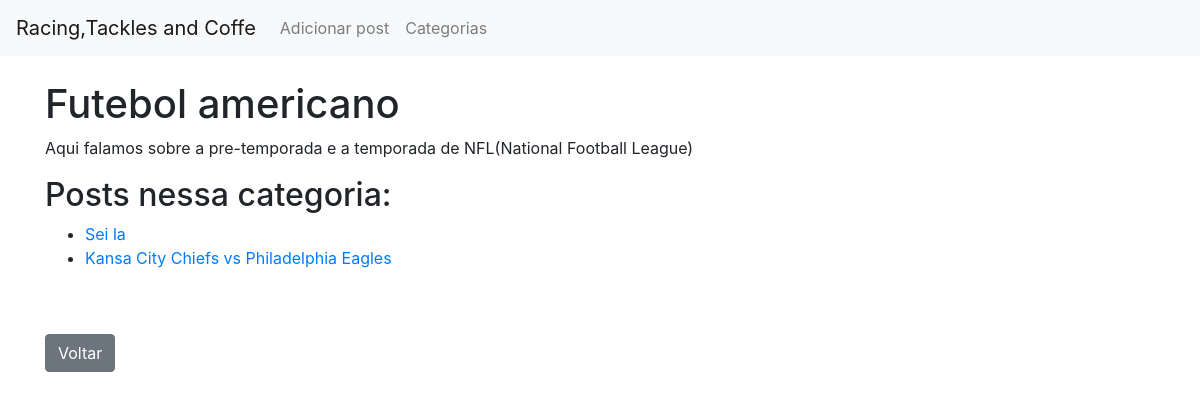
The app's page /categories/2/, older data.
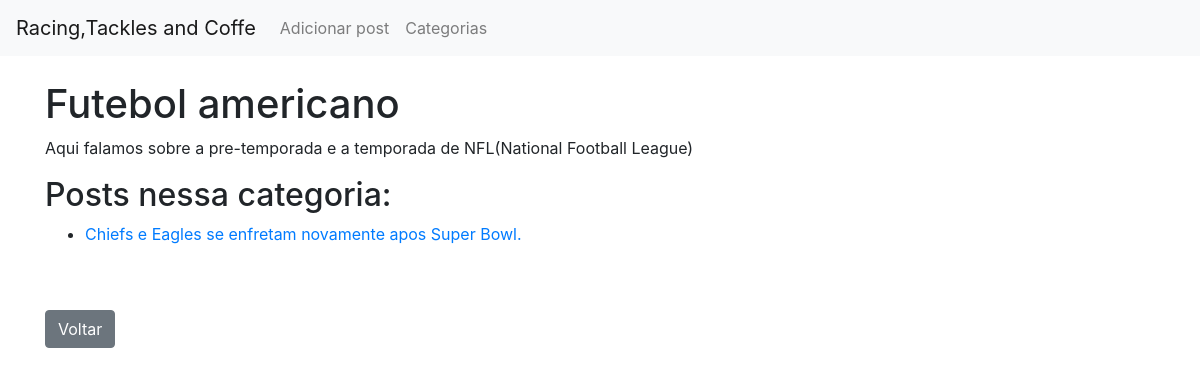
The same page, newer data.
### oblog/models.py (models this page shows, shortened)
class Post(models.Model):
    titulo = models.CharField(max_length=255)
    titulo_url = models.CharField(max_length=255,default="post")
    imagem = models.ImageField(null=True,blank=True,upload_to="images/")
    autor = models.ForeignKey(User , on_delete=models.CASCADE)
    corpo = models.TextField()
    data_publicada = models.DateField(auto_now_add=True)
    categorias = models.ManyToManyField(Category)

### oblog/views.py (the view)
# urls.py: path('categories/<int:pk>/', CategoryDetail.as_view(), name='categoria'),
class CategoryDetail(DetailView):
    model = Category
    template_name = 'categoria.html'
    context_object_name = 'category'
    def get_context_data(self, **kwargs):
        context = super().get_context_data(**kwargs)
        category = self.get_object()
        context['posts'] = category.post_set.all()
        return context

### oblog/templates/categoria.html (shortened to what this page needs)
{% extends 'base.html' %}
{% block content %}
    <h1>{{ category.nome }}</h1>
    <p>{{ category.descricao }}</p>
    <h2>Posts nessa categoria:</h2>
    <ul>
        {% for post in posts %}
            <li><a href="{% url 'Artigo' pk=post.pk %}">{{ post.titulo }}</a></li>
        {% empty %}
            <li>No posts in this category.</li>
        {% endfor %}
    </ul>
    <br/><br/>
    <a href="{% url 'home' %}" class="btn btn-secondary">Voltar</a>
{% endblock %}

Row changes from the older to the newer data that the page shows:
removed Post: titulo "Sei la"
removed Post: titulo "Kansa City Chiefs vs Philadelphia Eagles"
added Post: titulo "Chiefs e Eagles se enfretam novamente apos Super Bowl."
